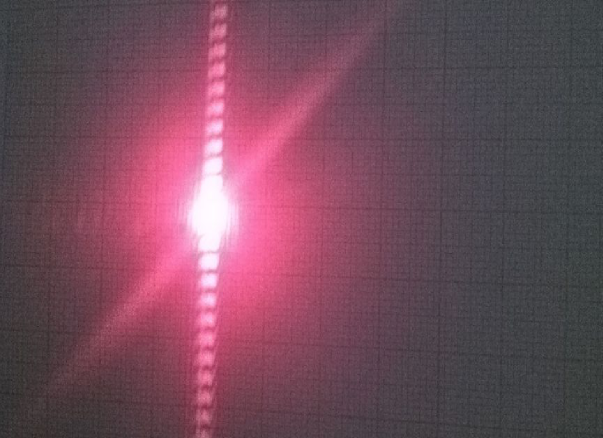
#> input picture Practica1/data/process4.png, 1205 x 876 px (shown at 1/2 size)
$ python process4_v02.py
#> lines starting #> are read from the running program, lines starting #| are printed output that depends on the picture
#!/usr/bin/env python3
# -*- coding: utf-8 -*-
"""
Created on Mon Sep  7 10:47:29 2020

Filtro espacial 2d

@author: nico
"""

import matplotlib.pyplot as plt
import numpy as np
from matplotlib.colors import LogNorm


#%% Visualizamos las imágenes

imagen = plt.imread('data/process4.png')
#> imagen is the input picture: shape (876, 1205, 4) float32; mean R, G, B, A 0.448, 0.295, 0.355, 1

# Creamos una figura compuesta de 2x3 imágenes
plt.figure( figsize=(9,6))
plt.subplot(2,3,1)

# Vamos a extraer cada canal de color por separado
mapa_de_colores = [ plt.cm.Reds_r , plt.cm.Greens_r , plt.cm.Blues_r ]
titulos         = ['0:Rojo', '1:Verde' , '2:Azul']

# En la primera fila, las intensidades en sus colores originales
for ii in [0,1,2]:
    plt.subplot(2,3,ii+1)
    plt.imshow( imagen[218:730, 0:512, ii] , cmap=mapa_de_colores[ii] )
    plt.title( titulos[ii] )

# En la segunda, los mismos canales pero en mapa de color JET (ayuda a visualizar intensidad)

for ii in [0,1,2]:
    plt.subplot(2,3,ii+4)
    plt.imshow( imagen[218:730, 0:512, ii]  )

# Agregamos títulos
plt.subplot(2,3,5)
plt.title( 'Versiones con colormap JET' )


plt.suptitle('Selección de canal RGB')


#%%

matriz = imagen[218:730, 0:512, 1]
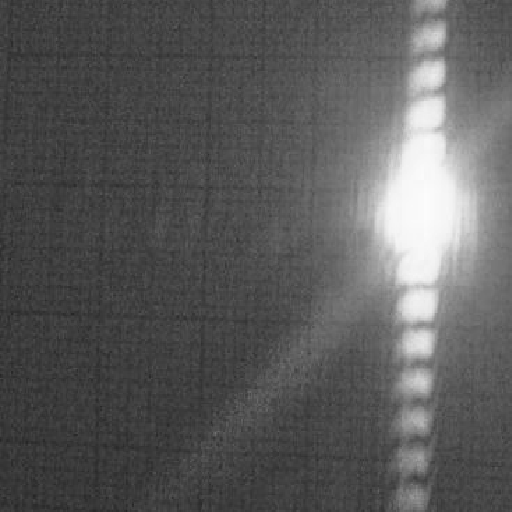
#> matriz: shape (512, 512) float32; min 0.141, max 0.988, mean 0.353
plt.figure()
plt.imshow(matriz)
plt.colorbar()

#%%

#calculo la fft 2d
imagenfft = np.fft.fft2(matriz, matriz.shape)
imagenfftshifted = np.fft.fftshift(imagenfft) #desplazo el componente de frecuencia cero al centro de la matriz

imagenfftshiftedabs = np.abs(imagenfftshifted) #tomo módulo ya que la transformada es compleja

plt.figure()
plt.imshow(imagenfftshiftedabs, norm=LogNorm()) #ese parámetro es para ver la escala logarítmica en lugar de aplicar el logaritmo a la matriz
plt.colorbar()

#%%
#me quedo con las frecuencias más bajas
ventanahorizontal = 16
ventanavertical = 16

#me creo una matriz que coincida con la matriz transformada sólo en un área centrada en las frecuencias bajas, y en el resto sea cero.
imagenfft2recortada = np.zeros((512, 512), dtype=complex)
imagenfft2recortada[255-ventanahorizontal:255+ventanahorizontal, 255-ventanavertical:255+ventanavertical] = imagenfftshifted[255-ventanahorizontal:255+ventanahorizontal, 255-ventanavertical:255+ventanavertical]

plt.figure()
plt.imshow(np.abs(imagenfft2recortada), norm=LogNorm())
plt.colorbar()

#%%

#ahora antitransformo la matriz anterior
imagenfft3 = np.fft.fftshift(imagenfft2recortada) #primero la centro

imagenrecuperada = np.fft.ifft2(imagenfft3, imagenfft3.shape)
imagenrecuperadaabs = np.abs(imagenrecuperada)

plt.figure()
plt.imshow(imagenrecuperadaabs)
plt.colorbar()
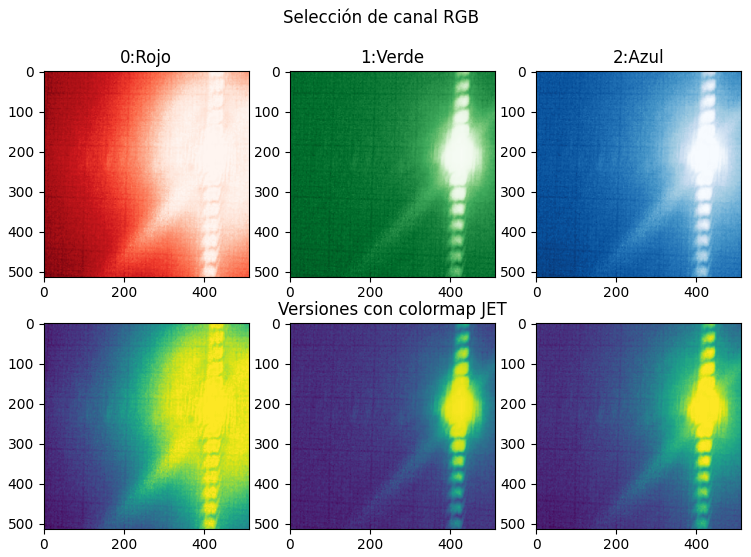
#> figure drawn by matplotlib, 6 panels
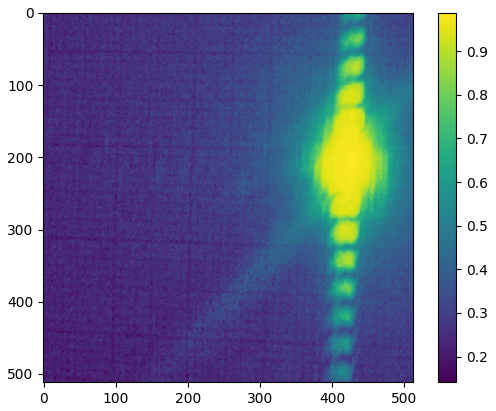
#> figure drawn by matplotlib, 2 panels
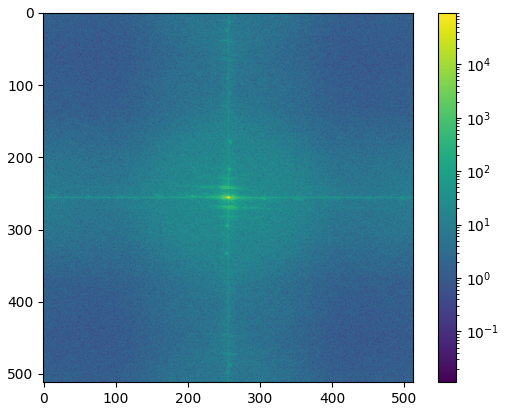
#> figure drawn by matplotlib, 2 panels
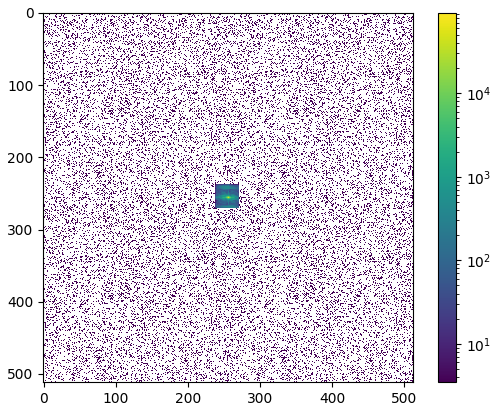
#> figure drawn by matplotlib, 2 panels
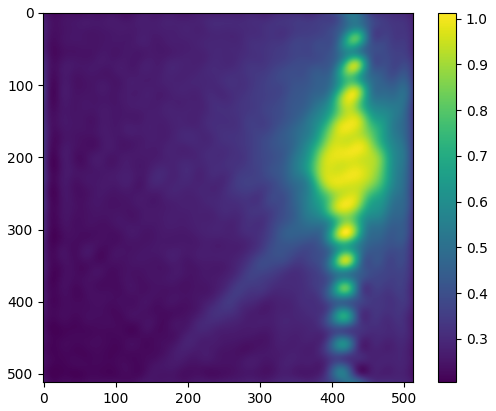
#> figure drawn by matplotlib, 2 panels

$ run again, with Practica1/data/process1.png copied over Practica1/data/process4.png
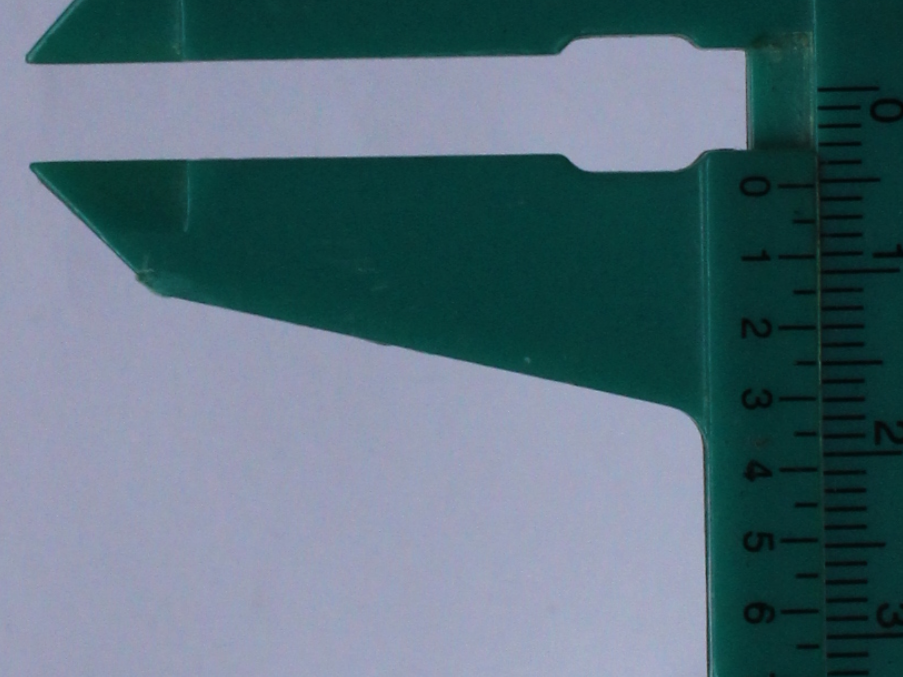
#> input picture Practica1/data/process1.png, 903 x 677 px
#> imagen is the input picture: shape (677, 903, 4) float32; mean R, G, B, A 0.342, 0.437, 0.483, 1
#> `matriz = imagen[218:730, 0:512, 1]`:
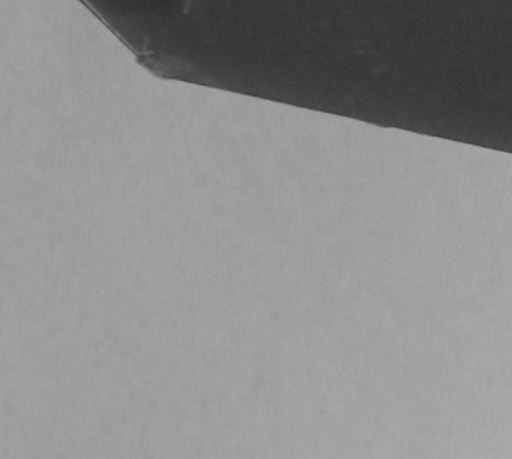
#> matriz: shape (459, 512) float32; min 0.184, max 0.702, mean 0.55
#> `plt.colorbar()`:
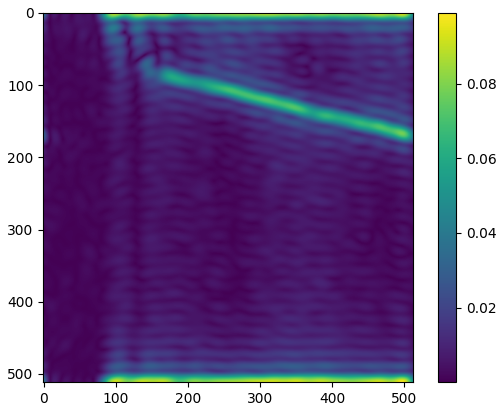
#> figure drawn by matplotlib, 2 panels

$ run again, with Practica1/data/process2.png copied over Practica1/data/process4.png
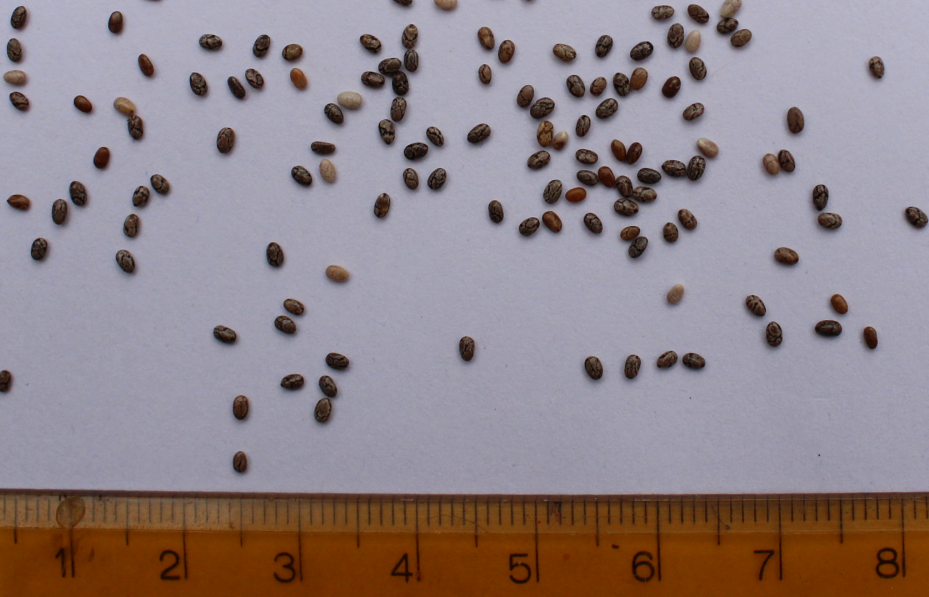
#> input picture Practica1/data/process2.png, 1857 x 1194 px (shown at 1/2 size)
#> imagen is the input picture: shape (1194, 1857, 4) float32; mean R, G, B, A 0.57, 0.522, 0.535, 1
#> `matriz = imagen[218:730, 0:512, 1]`:
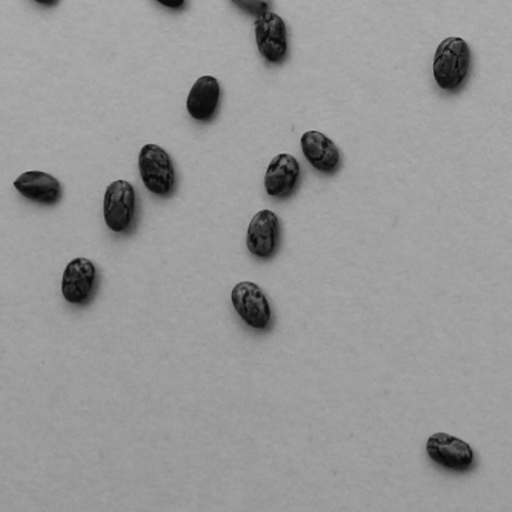
#> matriz: shape (512, 512) float32; min 0.0275, max 0.698, mean 0.591
#> `plt.colorbar()`:
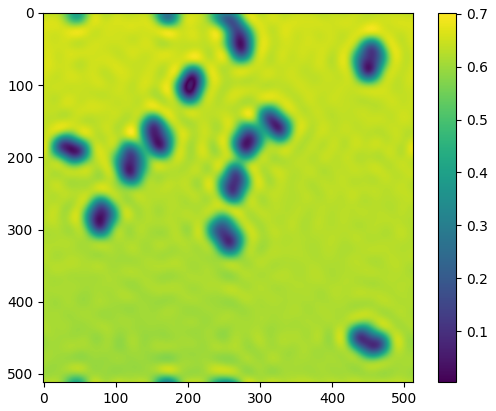
#> figure drawn by matplotlib, 2 panels
